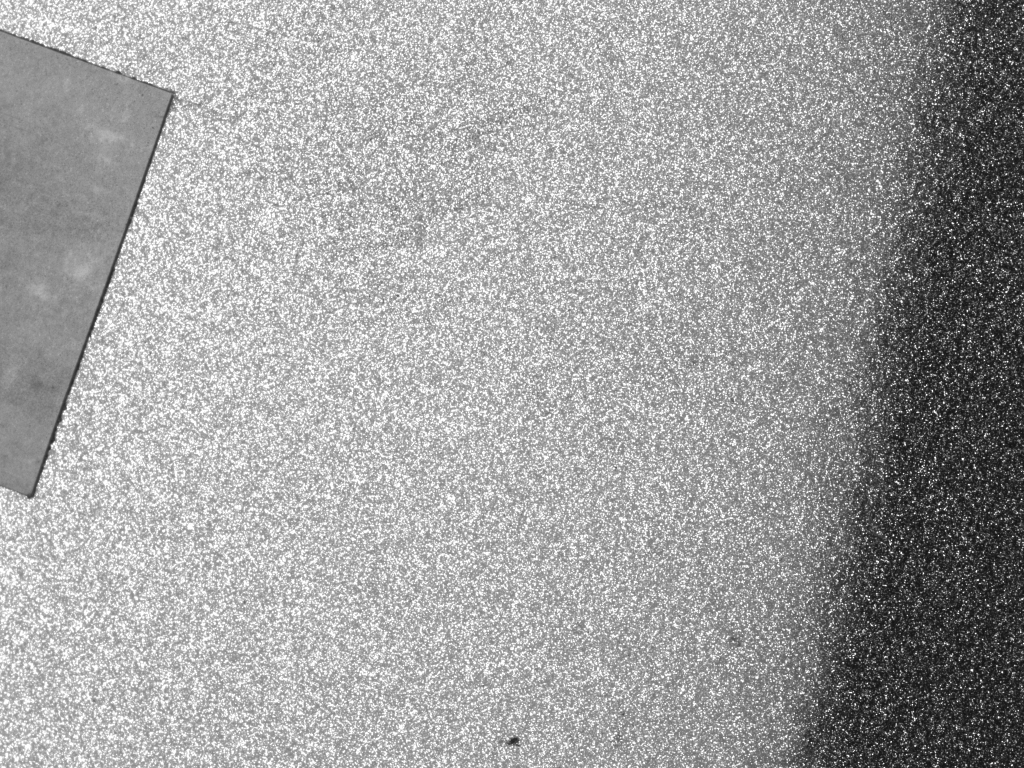
#> input picture data20260903/data20260903/image1.png, 2048 x 1536 px, given in place of image15_triming.png, which was not available (shown at 1/2 size)
$ python auto_fit_grid_image15.py
#> lines starting #> are read from the running program, lines starting #| are printed output that depends on the picture; after the words box and inside, x2 and y2 are one past the last pixel; in counts of white or black regions, pixels touching at a corner belong together; pictures that were not available may be replaced by others from this repository, and a replacement may not be noted
### colorize_three_histogram_groups.py
"""Color three histogram brightness groups on selected source images."""
from pathlib import Path
import json

import matplotlib
matplotlib.use("Agg")
import matplotlib.pyplot as plt
import numpy as np
from PIL import Image, ImageDraw
from scipy.ndimage import gaussian_filter1d
from scipy.signal import find_peaks, peak_prominences

ROOT = Path(__file__).resolve().parent
SOURCE = ROOT / "data20260903" / "data20260903"
OUTPUT = ROOT / "outputs" / "three_histogram_groups"
IMAGE_NUMBERS = [4, 7, 8, 11, 13, 15, 16, 18]
COLORS = [np.array(c, dtype=np.float32) for c in [
    (30, 100, 220), (245, 105, 35), (25, 170, 85)
]]


# [29 lines left out: function three_class_otsu, not called in this run]


def analyze(gray):
    counts = np.bincount(gray.ravel(), minlength=256)
    smooth = gaussian_filter1d(counts.astype(float), 2)
    # Count stable histogram modes, rather than forcing every image into
    # three intensity classes. This keeps small shoulders within one broad
    # hill from becoming separate colors.
    candidates, _ = find_peaks(smooth, distance=6, prominence=smooth.max() * 0.003)
    prominences = peak_prominences(smooth, candidates)[0]
    order = np.argsort(prominences)[::-1][:3]
    peaks = sorted(int(candidates[i]) for i in order)
    # A cropped image can have one broad dominant mode. Keep it as one valid
    # band instead of rejecting the image; downstream code can still build a
    # candidate mask from that mode.
    if not peaks:
        peaks = [int(np.argmax(smooth))]
    boundaries = []
    for left, right in zip(peaks[:-1], peaks[1:]):
        boundaries.append(left + int(np.argmin(smooth[left:right + 1])))
    color_ranges = []
    for idx, peak in enumerate(peaks):
        neighbor_gaps = []
        if idx:
            neighbor_gaps.append(peak - peaks[idx - 1])
        if idx + 1 < len(peaks):
            neighbor_gaps.append(peaks[idx + 1] - peak)
        radius = (int(np.clip(round(min(neighbor_gaps) / 4), 4, 12))
                  if neighbor_gaps else 8)
        color_ranges.append([max(0, peak - radius), min(255, peak + radius)])
    return counts, smooth, color_ranges, peaks, boundaries


# [55 lines left out: functions tint, main, not called in this run]


# [2 lines that do not run on import are left out]

### grid_period_fft.py
"""Estimate projected-grid spacing from a histogram band and inspect local 2-D FFTs.

Example:
  python grid_period_fft.py data20260903/data20260903/image15.png --group-index 2
"""
from __future__ import annotations

import argparse
import json
from pathlib import Path

import matplotlib
matplotlib.use("Agg")
import matplotlib.pyplot as plt
import numpy as np
from matplotlib.patches import Circle, Rectangle
from PIL import Image
from scipy.ndimage import (binary_erosion, convolve, find_objects, gaussian_filter,
                           label, map_coordinates, maximum_filter)

from colorize_three_histogram_groups import COLORS, analyze, tint


ROOT = Path(__file__).resolve().parent
OUTPUT_ROOT = ROOT / "outputs" / "grid_period_fft"
WINDOW_CHOICES = np.array([64, 96, 128, 160, 192, 224, 256, 288,
                           320, 384, 512, 640, 768, 896, 1024, 1152,
                           1280, 1536], dtype=int)


def histogram_groups(gray: np.ndarray):
    counts, smooth, ranges, peaks, valleys = analyze(gray)
    return counts, smooth, ranges, peaks, valleys


def autocorrelation_2d(source: np.ndarray):
    """Windowed, overlap-normalized linear autocorrelation with zero at center."""
    data = np.asarray(source, dtype=np.float64)
    h, w = data.shape
    if min(h, w) < 32:
        raise ValueError("Autocorrelation ROI must be at least 32x32 pixels")
    window = np.outer(np.hanning(h), np.hanning(w))
    mean = np.sum(data * window) / max(window.sum(), 1e-12)
    signal = (data - mean) * window
    pad = (2 * h, 2 * w)

    def corr(a):
        f = np.fft.rfft2(a, s=pad)
        return np.fft.fftshift(np.fft.irfft2(f * np.conj(f), s=pad))

    raw_corr = corr(signal)
    overlap = corr(window)
    ac = raw_corr / np.maximum(overlap, overlap.max() * 1e-7)
    cy, cx = h, w
    ac /= max(float(ac[cy, cx]), 1e-12)
    return ac, (cx, cy)


def _sample_near(ac, cx, cy, dx, dy, radius=2):
    x, y = cx + int(round(dx)), cy + int(round(dy))
    patch = ac[max(0, y-radius):y+radius+1, max(0, x-radius):x+radius+1]
    return float(np.max(patch)) if patch.size else float("-inf")


def estimate_spacing(mask: np.ndarray, min_strength: float = 0.045,
                     min_distance: float = 24.0, min_harmonics: int = 2):
    """Find credible symmetric off-center autocorrelation peaks.

    Symmetric +/- lags are represented once. ``chosen`` remains the nearest
    credible lag for compatibility; use ``select_grid_basis`` to choose two
    independent grid translations when available.
    """
    ac, (cx, cy) = autocorrelation_2d(mask.astype(float))
    h, w = mask.shape
    yy, xx = np.indices(ac.shape)
    dx, dy = xx - cx, yy - cy
    distance = np.hypot(dx, dy)
    max_radius = min(h, w) * 0.45
    # Suppress the broad zero-lag peak; only search a bounded neighborhood.
    eligible = (distance >= min_distance) & (distance <= max_radius)
    maxima = (ac == maximum_filter(ac, size=5, mode="constant", cval=-np.inf)) & eligible
    ys, xs = np.where(maxima)
    candidates = []
    for py, px in zip(ys, xs):
        vx, vy = int(px - cx), int(py - cy)
        # A symmetric pair (+v, -v) is one translation, not two candidates.
        if vy < 0 or (vy == 0 and vx < 0):
            continue
        d = float(np.hypot(vx, vy))
        value = float(ac[py, px])
        opposite = _sample_near(ac, cx, cy, -vx, -vy, 2)
        symmetry = min(value, opposite) / max(value, opposite, 1e-12)
        if value < min_strength or opposite < min_strength * 0.75 or symmetry < 0.55:
            continue
        # Check whether peaks repeat at integer multiples of this lag.
        harmonic_values = [_sample_near(ac, cx, cy, k * vx, k * vy, 2)
                           for k in (2, 3) if np.hypot(k * vx, k * vy) <= max_radius]
        harmonic_support = sum(v >= max(0.025, value * 0.28) for v in harmonic_values)
        required_harmonics = min(min_harmonics, len(harmonic_values))
        if required_harmonics == 0 or harmonic_support < required_harmonics:
            continue
        # Rank by peak strength, symmetric support, and repeated-lag evidence;
        # distance breaks ties in favor of the closest credible peak.
        score = value * (0.65 + 0.35 * symmetry) * (1 + 0.12 * harmonic_support)
        candidates.append({"dx": vx, "dy": vy, "distance": d,
                           "angle_deg": float(np.degrees(np.arctan2(vy, vx))),
                           "strength": value, "opposite_strength": opposite,
                           "symmetry": float(symmetry), "harmonic_support": int(harmonic_support),
                           "score": float(score)})
    if not candidates:
        return ac, (cx, cy), None, []
    # Among robust peaks, prefer the nearest vector; for near-equal lags use
    # strength/support to avoid selecting a weak sidelobe.
    candidates.sort(key=lambda p: (round(p["distance"], 1), -p["score"]))
    chosen = candidates[0]
    return ac, (cx, cy), chosen, candidates[:60]


def select_grid_basis(candidates, min_sine_angle: float = 0.45,
                      length_ratio_range=(0.45, 2.2)):
    """Select two short independent translation vectors from autocorrelation peaks."""
    if not candidates:
        return []
    first = candidates[0]
    a = np.array([first["dx"], first["dy"]], dtype=float)
    a_norm = np.linalg.norm(a)
    if a_norm <= 1e-9:
        return []
    for point in candidates[1:]:
        b = np.array([point["dx"], point["dy"]], dtype=float)
        b_norm = np.linalg.norm(b)
        if b_norm <= 1e-9:
            continue
        sine = abs(a[0] * b[1] - a[1] * b[0]) / (a_norm * b_norm)
        ratio = b_norm / a_norm
        if sine >= min_sine_angle and length_ratio_range[0] <= ratio <= length_ratio_range[1]:
            return [first, point]
    return [first]


# [705 lines left out: functions reciprocal_basis_from_lags, detect_white_centers, optimize_grid_phase, optimize_grid_phase_by_local_contrast, save_local_contrast_phase_figures, save_phase_figures and 8 more, not called in this run]


# [2 lines that do not run on import are left out]

### auto_fit_grid_image15.py
"""Fit an autocorrelation-derived checker lattice to trimmed image15.

This is a visualization/validation experiment, not a defect detector. The
autocorrelation vectors remain fixed; only lattice phase and checker parity are
optimized. Outputs go under outputs/trimmed_grid_period_analysis/⑦_自動格子復元.
"""
from __future__ import annotations

import argparse
import json
from pathlib import Path

import matplotlib.pyplot as plt
import numpy as np
from PIL import Image
from scipy.ndimage import convolve, gaussian_filter

from grid_period_fft import estimate_spacing, histogram_groups, select_grid_basis


ROOT = Path(__file__).resolve().parent
DEFAULT_IMAGE = ROOT / "data20260903/data20260903/triming/image15_triming.png"
DEFAULT_OUT = ROOT / "outputs/trimmed_grid_period_analysis/⑦_自動格子復元/image15"


# [106 lines left out: functions lattice_indices, phase_search, save_lattice_image, not called in this run]


def main():
    ap = argparse.ArgumentParser()
    ap.add_argument("--image", type=Path, default=DEFAULT_IMAGE)
    ap.add_argument("--output", type=Path, default=DEFAULT_OUT)
    ap.add_argument("--group-index", type=int, default=2)
    ap.add_argument("--coarse-step", type=float, default=.04)
    args = ap.parse_args()
    args.output.mkdir(parents=True, exist_ok=True)
    gray = np.asarray(Image.open(args.image).convert("L"), dtype=np.uint8)
    counts, smooth, ranges, peaks, valleys = histogram_groups(gray)
#> in analyze, `counts = np.bincount(gray.ravel(), minlength=256)`: counts = 256 values, max 261459 at index 255, min 0 at index 0, mean 12288
#> in analyze, `smooth = gaussian_filter1d(counts.astype(float), 2)`: smooth = 256 values, max 101162.1 at index 255, min 0 at index 0, mean 12288
#> in analyze, `candidates, _ = find_peaks(smooth, distance=6, prominence=smooth.max()..`: candidates = [35, 149]
#> in analyze, `prominences = peak_prominences(smooth, candidates)[0]`: prominences = [5089.6, 27881.4]
#> in analyze, `order = np.argsort(prominences)[::-1][:3]`: order = [1, 0]
#> in analyze, `peaks = sorted(int(candidates[i]) for i in order)`: peaks = [35, 149]
#> the loop in analyze, `for left, right in zip(peaks[:-1], peaks[1:]):` made 1 pass
#> after the loop in analyze, `for left, right in zip(peaks[:-1], peaks[1:]):`: boundaries = [87]
#> the loop in analyze, `for idx, peak in enumerate(peaks):` made 2 passes
#> (peak, radius) on passes 1 to 2: (35, 12), (149, 12)
#> after the loop in analyze, `for idx, peak in enumerate(peaks):`: color_ranges = [[23, 47], [137, 161]]
#> in histogram_groups, `counts, smooth, ranges, peaks, valleys = analyze(gray)`: peaks = [35, 149]; valleys = [87]
#> ranges = [[23, 47], [137, 161]]; peaks = [35, 149]; valleys = [87]
    group = 1 if len(ranges) == 1 and args.group_index == 2 else args.group_index
#> group = 2
    if not 1 <= group <= len(ranges):
        raise SystemExit(f"group-index={group} outside detected bands: {ranges}")
    masks = np.array([(gray >= lo) & (gray <= hi) for lo, hi in ranges])
    mask = masks[group - 1]
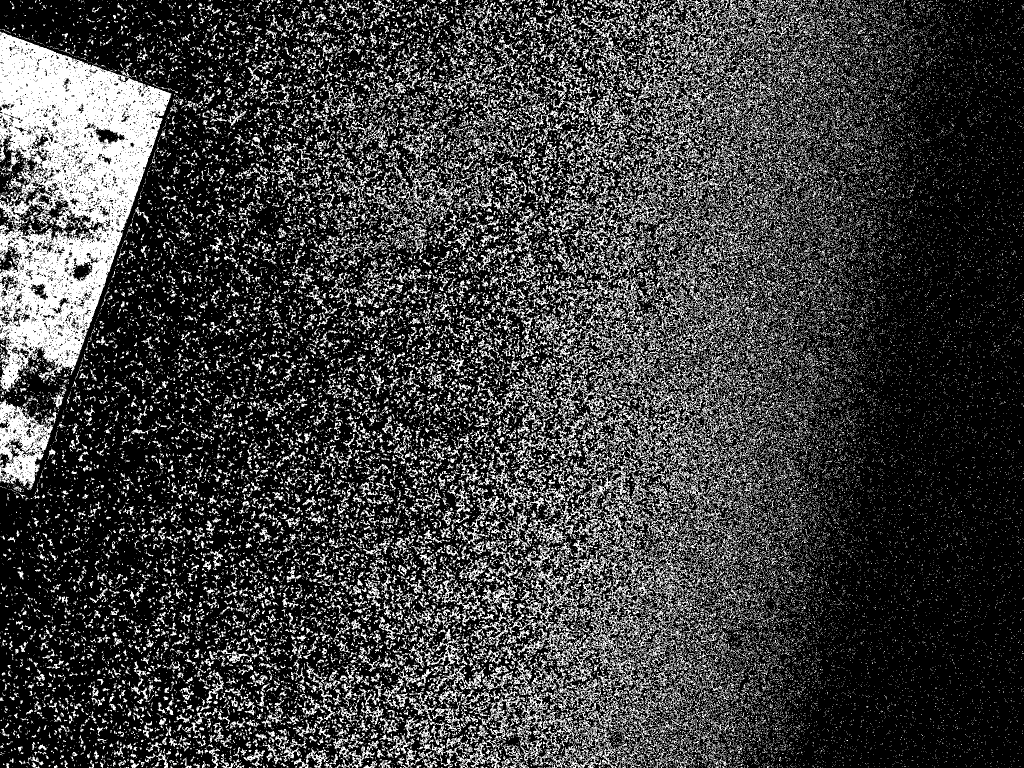
#> mask: shape (1536, 2048) bool (shown at 1/2 size); 24.5% white; 40076 white regions (35379 under 20 px), largest, box (x1, y1, x2, y2) and area: (0, 63, 343, 784) 122950, (1025, 756, 1489, 1536) 75096, (1063, 429, 1489, 823) 19814
    ac, center, peak, candidates = estimate_spacing(mask, min_strength=.045,
                                                    min_distance=24, min_harmonics=2)
#> in autocorrelation_2d, `window = np.outer(np.hanning(h), np.hanning(w))`:
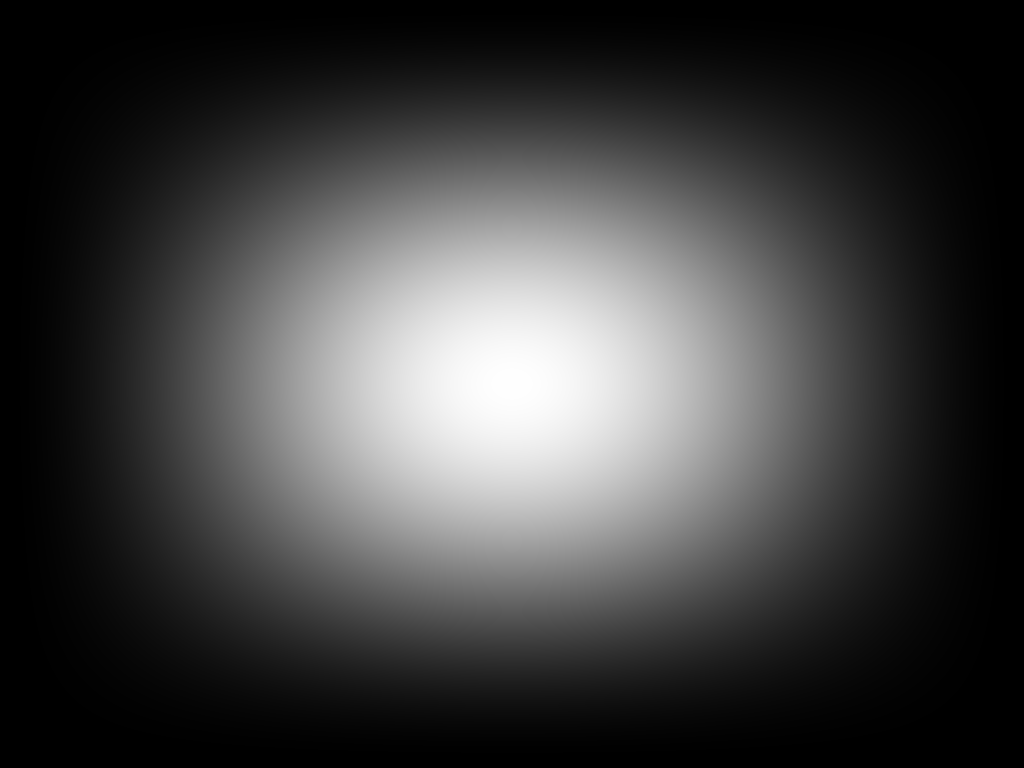
#> window: shape (1536, 2048) float64 (shown at 1/2 size); min 0, max 1, mean 0.25
#> in autocorrelation_2d, `mean = np.sum(data * window) / max(window.sum(), 1e-12)`: mean = 0.278
#> in autocorrelation_2d, `ac = raw_corr / np.maximum(overlap, overlap.max() * 1e-7)`:
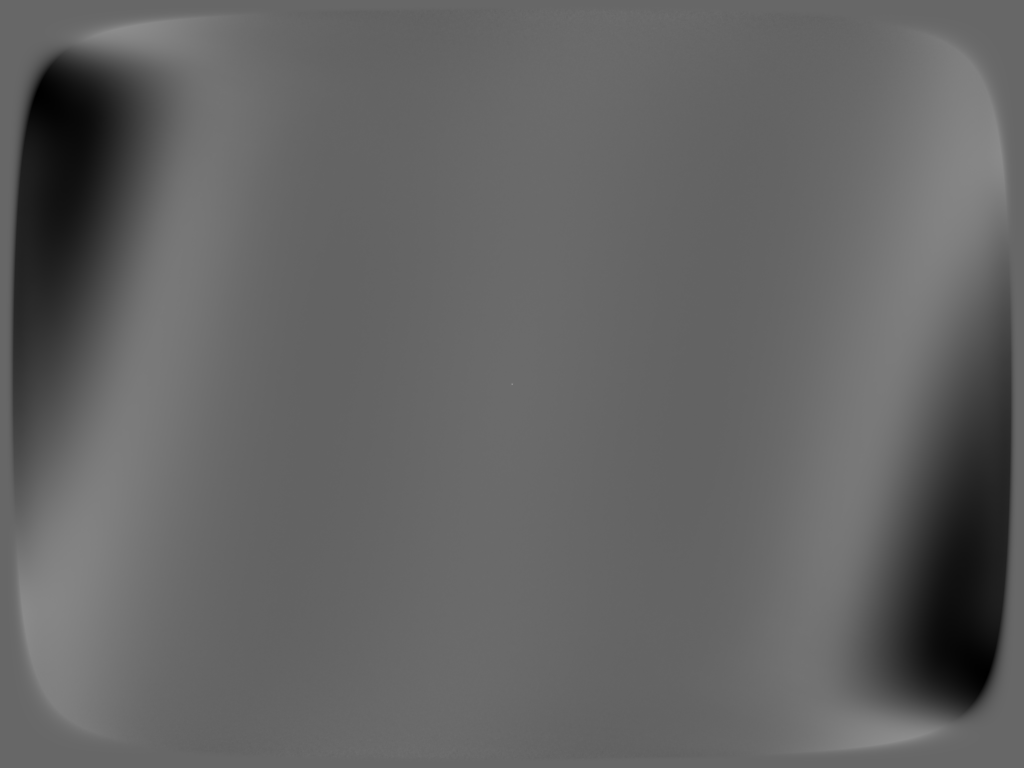
#> ac: shape (3072, 4096) float64 (shown at 1/4 size); min -0.142, max 0.207, mean -0.00428; drawn with min black and max white
#> in estimate_spacing, `ac, (cx, cy) = autocorrelation_2d(mask.astype(float))`: cx = 2048; cy = 1536
#> in estimate_spacing, `yy, xx = np.indices(ac.shape)`:
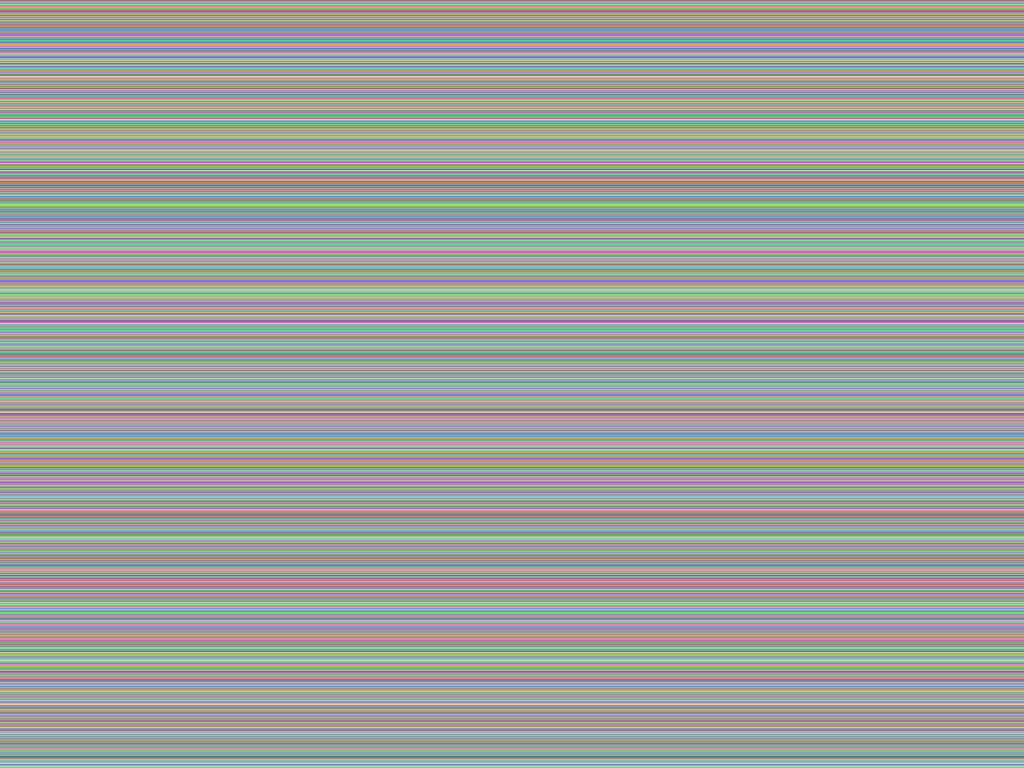
#> yy: shape (3072, 4096) int64 (shown at 1/4 size); 3072 distinct labels, from 0 to 3071; one colour per label, 0 black
#> in estimate_spacing, `eligible = (distance >= min_distance) & (distance <= max_radius)`: eligible: shape (3072, 4096) bool; 11.9% white; 1 white region, box (x1, y1, x2, y2) and area: (1357, 845, 2740, 2228) 1499168
#> in estimate_spacing, `maxima = (ac == maximum_filter(ac, size=5, mode="constant", cval=-np.i..`:
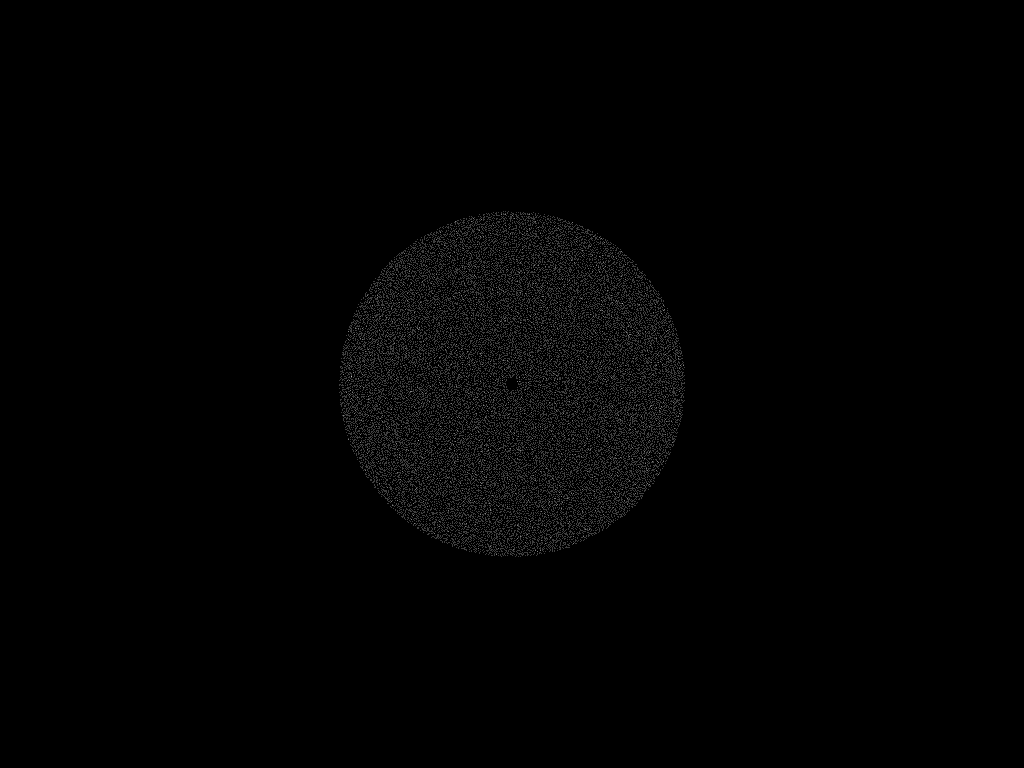
#> maxima: shape (3072, 4096) bool (shown at 1/4 size); 0.25% white in thin lines or dots, all inside (x1, y1, x2, y2) = (1358, 846, 2739, 2227)
#> the loop in estimate_spacing, `for py, px in zip(ys, xs):` made 31616 passes
#> (py, px, vx, vy) on passes 1 to 3: (846, 2015, -33, -690), (846, 2023, -25, -690), (847, 2033, -15, -689)
#> after the loop in estimate_spacing, `for py, px in zip(ys, xs):`: candidates = []
#> center = (2048, 1536); candidates = []
    basis = select_grid_basis(candidates, min_sine_angle=.45)
#> basis = []
    if len(basis) < 2:
#> (the run stopped early here; a loop or call above may not have finished)
